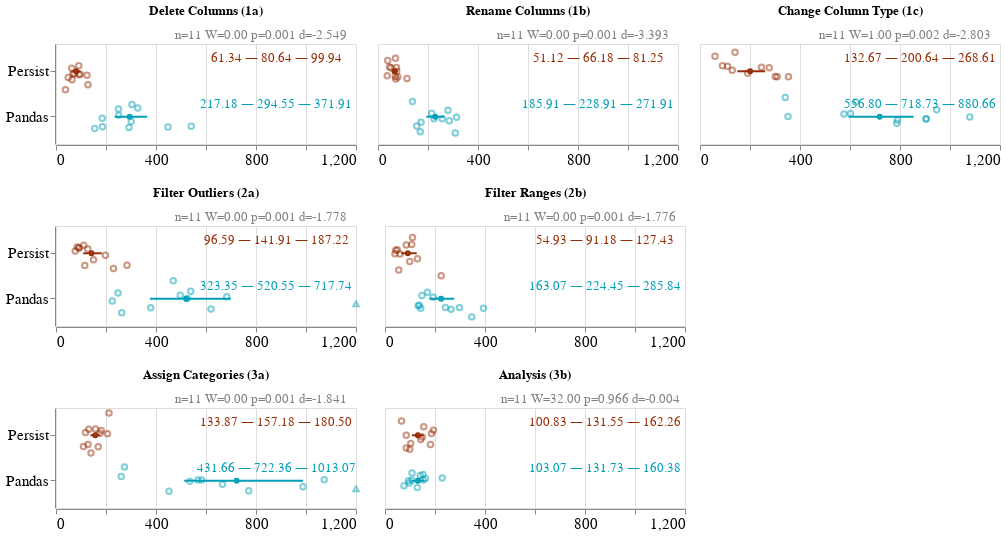

This figure's notebook cell:
### Markdown cell above
**Figure `time`**

TODOs:
* [x] the Jitter doesn't seem centered around the man plot. It seems to go down much further than up. **Fixed to add a gaussian jitter rather than just random**
* [x] Since we have three columns, this needs to get less tall. Reducing the jittered space by 50% could fix the problem. **Above + reduced height of each plot 100**
* [x] 3b needs to come after 3a. **Added sorting by subtask id instead of label**

### Code cell
split_beeswarm_facet(tasks_df, "Condition", stats=True, legend=False)
